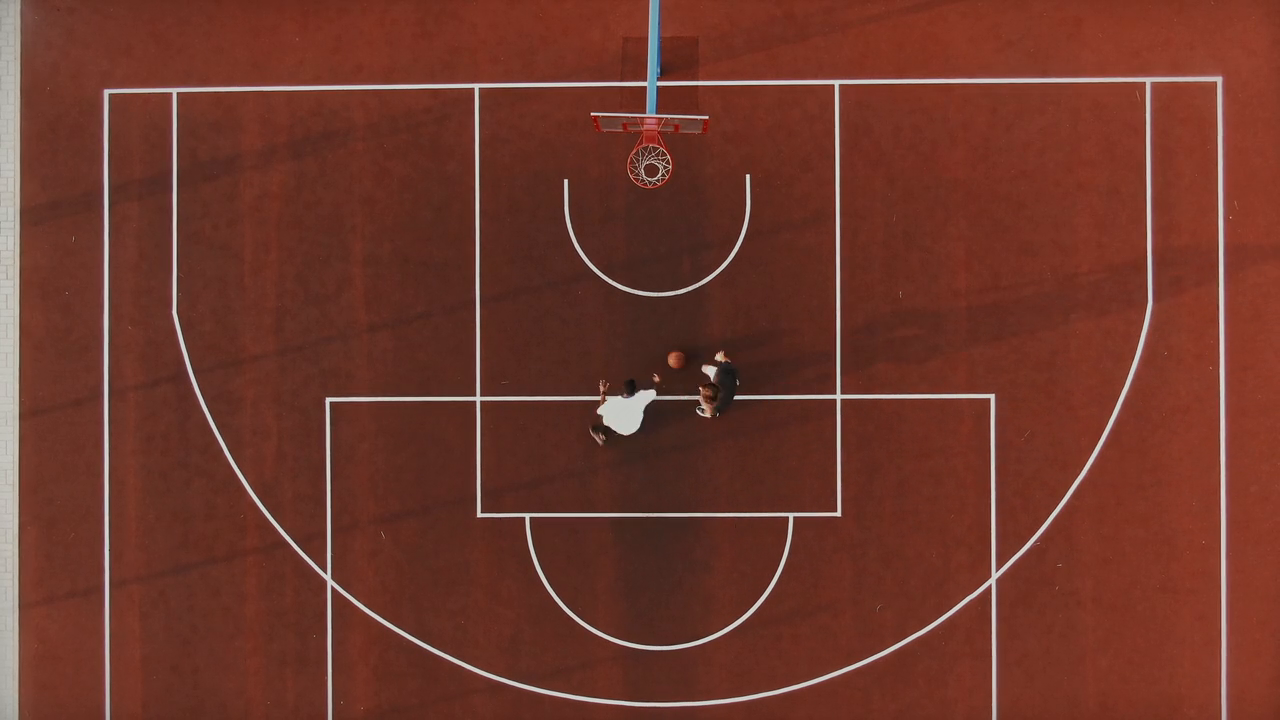
#> input picture frame 32 of filmy/2.mp4, 1280 x 720 px, given in place of 1.mp4, which was not available
$ jupyter execute 'wideo z hsv.ipynb'
#> lines starting #> are read from the running program, lines starting #| are printed output that depends on the picture; after the words box and inside, x2 and y2 are one past the last pixel; in counts of white or black regions, pixels touching at a corner belong together; pictures that were not available may be replaced by others from this repository, and a replacement may not be noted
[cell 1]
import cv2
import numpy as np
import os


cap = cv2.VideoCapture('filmy/1.mp4')

while(cap.isOpened()):
    ret, image = cap.read()  # Odczytaj ramkę z wideo
#> image is the input picture: shape (720, 1280, 3); mean B, G, R 43.3, 55.8, 111.4

    # Sprawdź czy ramka została poprawnie odczytana
    if ret:

        # Konwersja obrazu do przestrzeni barw HSV
        hsv = cv2.cvtColor(image, cv2.COLOR_BGR2HSV)
#> hsv: shape (720, 1280, 3); mean H, S, V 8.2, 161, 111.5

        # Definicja zakresu kolorów piłki w przestrzeni barw HSV
        lower_color = np.array([7, 170, 80])
        upper_color = np.array([12, 255, 200])

        # Wykrywanie pikseli odpowiadających kolorowi piłki
        mask = cv2.inRange(hsv, lower_color, upper_color)
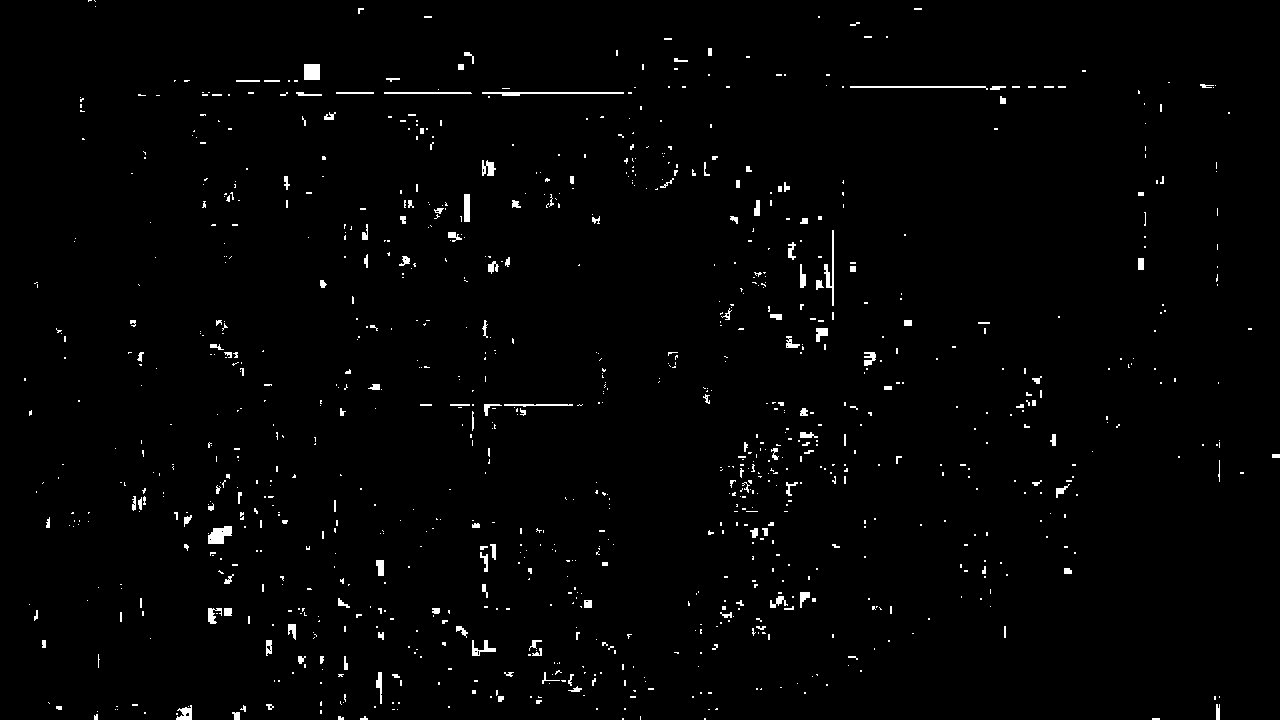
#> mask: shape (720, 1280); 1.5% white; 1006 white regions (828 under 20 px), largest, box (x1, y1, x2, y2) and area: (482, 92, 624, 96) 320, (208, 526, 232, 544) 305, (850, 86, 988, 90) 276
        # [6 lines of commented-out code are left out]
        mask = cv2.dilate(mask, None, iterations=3)
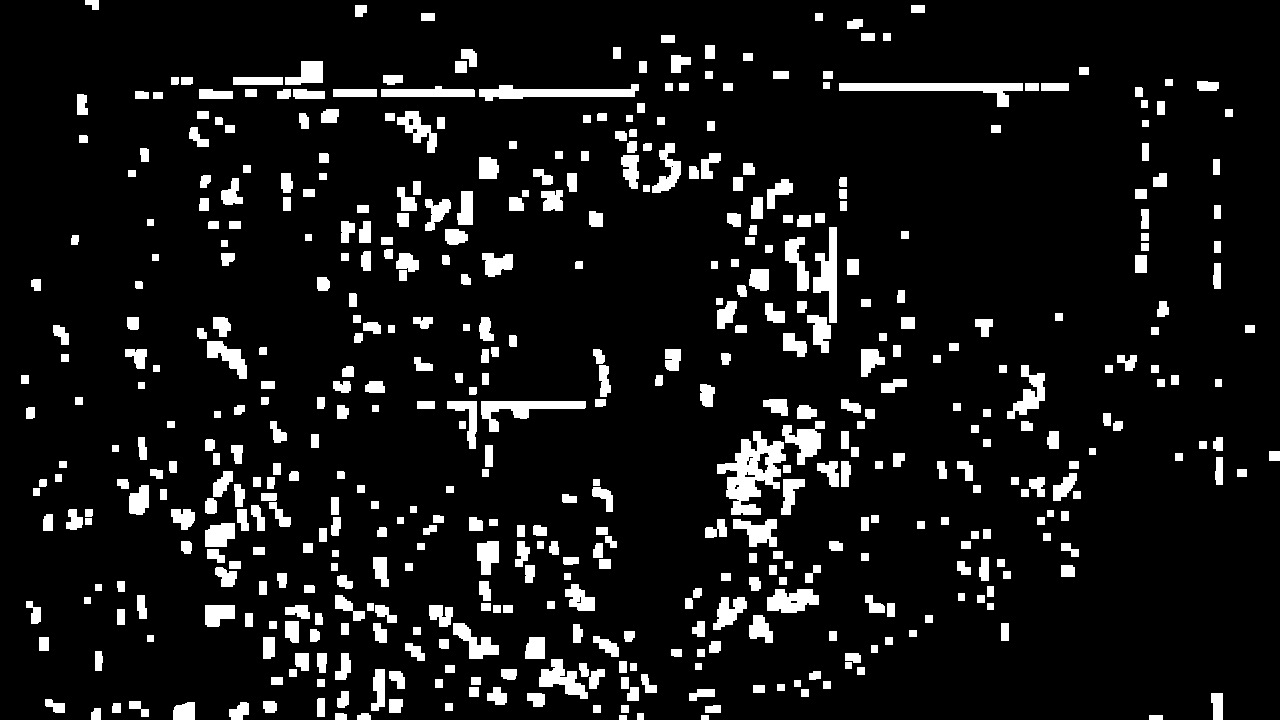
#> mask: shape (720, 1280); 9.2% white; 499 white regions, largest, box (x1, y1, x2, y2) and area: (717, 431, 786, 515) 2740, (839, 83, 1023, 107) 1672, (479, 84, 639, 101) 1432
        mask = cv2.erode(mask, None, iterations=2)
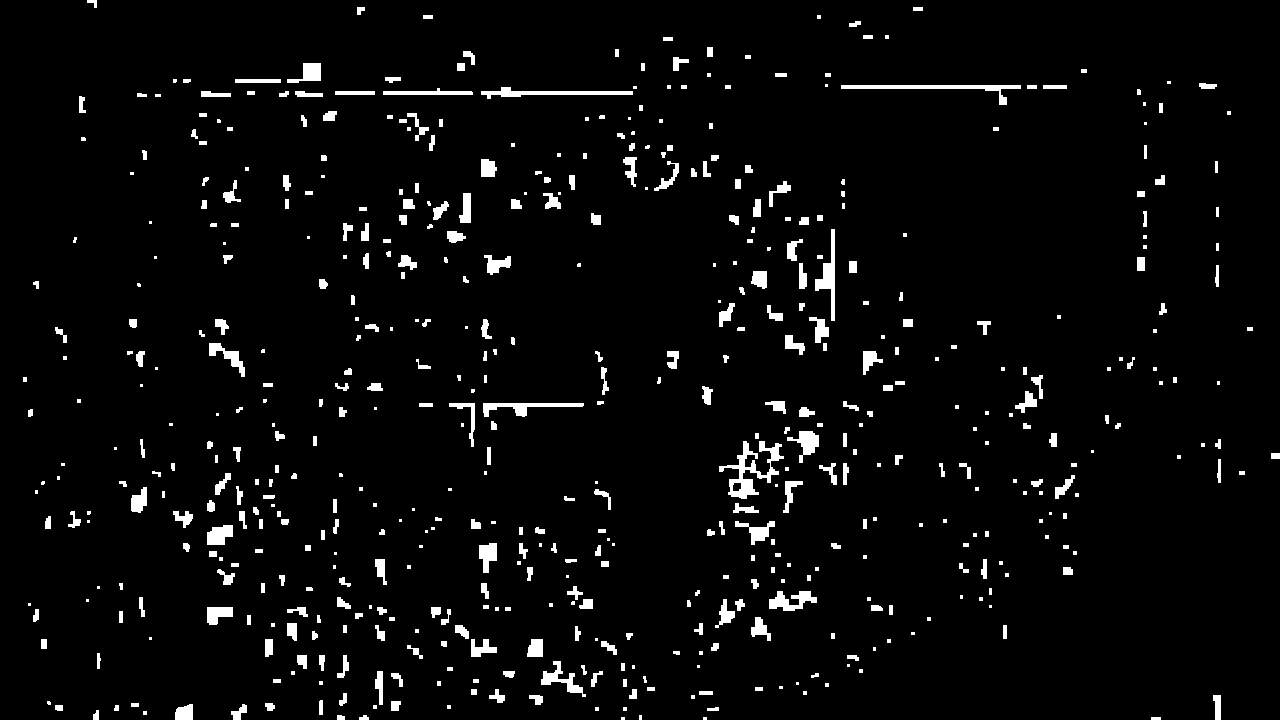
#> mask: shape (720, 1280); 3.9% white; 556 white regions (171 under 20 px)
        # mask = cv2.dilate(mask, kernel, iterations=1)
        # mask = cv2.Canny(mask, 50, 150)
        cv2.imshow("Image", mask)

        # Znalezienie konturów piłki
        contours, _ = cv2.findContours(mask.copy(), cv2.RETR_EXTERNAL, cv2.CHAIN_APPROX_SIMPLE)
#> contours = 556 contours, 262 with area under 20; largest, box (x1, y1, x2, y2) and area: (719, 441, 784, 499) 1046, (841, 85, 1021, 105) 630, (815, 229, 835, 321) 553, (481, 87, 633, 99) 542, (483, 403, 584, 417) 476

        # Rysowanie okręgów wokół wykrytych konturów
        for contour in contours:
            # Wykluczenie zbyt małych konturów
            if cv2.contourArea(contour) > 100:
                # Dopasowanie okręgu do konturu
                (x, y), radius = cv2.minEnclosingCircle(contour)
                center = (int(x), int(y))
                radius = int(radius)
                # Rysowanie okręgu
                cv2.circle(image, center, radius, (0, 255, 0), 2)
#> this loop made 556 passes
#> (x, y, radius, center) on passes 16, 17, 23, 47, 56, 70, 71, 72: (239.5, 712, 9, (239, 712)), (183.5, 711.5, 11, (183, 711)), (1216.5, 707, 12, (1216, 707)), (379.5, 687.5, 16, (379, 687)), (564.6, 682.6, 24, (564, 682)), (534.5, 647.5, 11, (534, 647)), (482.5, 647.5, 14, (482, 647)), (268.5, 647.5, 9, (268, 647))
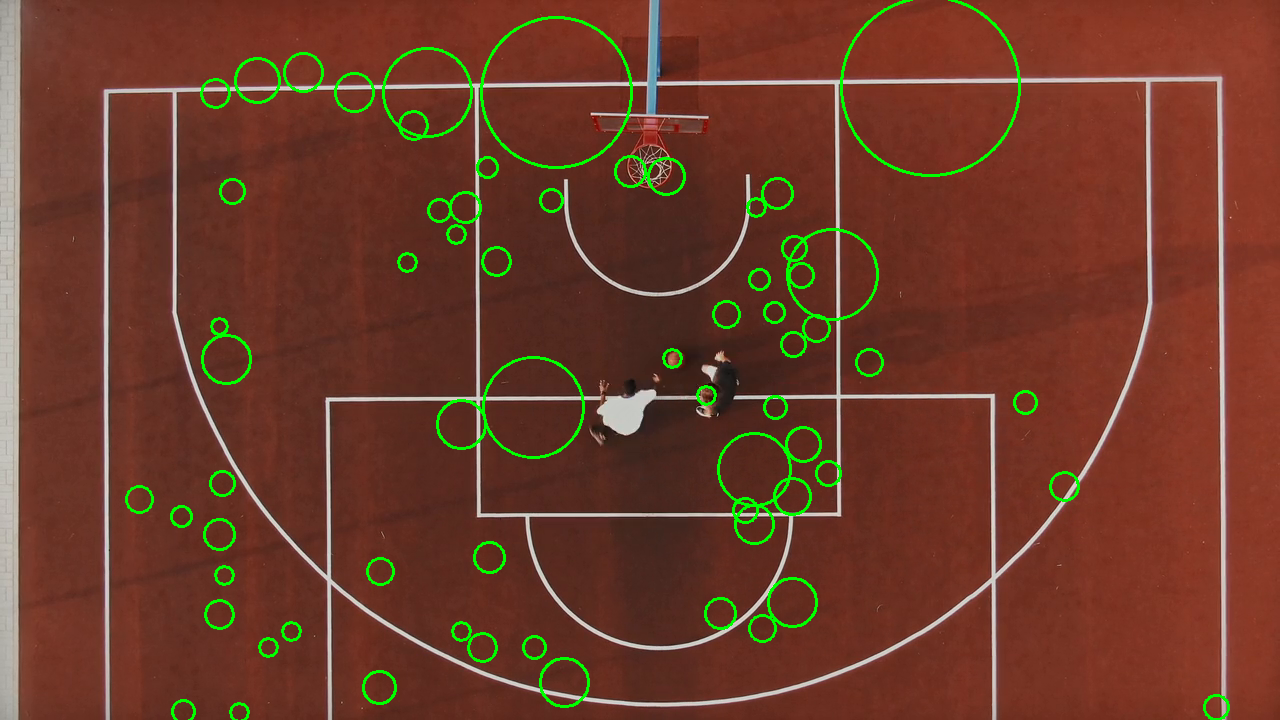
#> image: shape (720, 1280, 3); 2.26% of pixels changed, all inside (x1, y1, x2, y2) = (125, 0, 1230, 720)


        # Wyświetlenie obrazu z wykrytymi obiektami
        cv2.imshow("Image", image)

        # Sprawdź czy użytkownik nacisnął klawisz 'q', jeśli tak, przerwij pętlę
        if cv2.waitKey(25) & 0xFF == ord('q'):
#> (key q is pressed here)
            break
    else:
        break


cap.release()
cv2.destroyAllWindows()

$ run again, starting later in the video
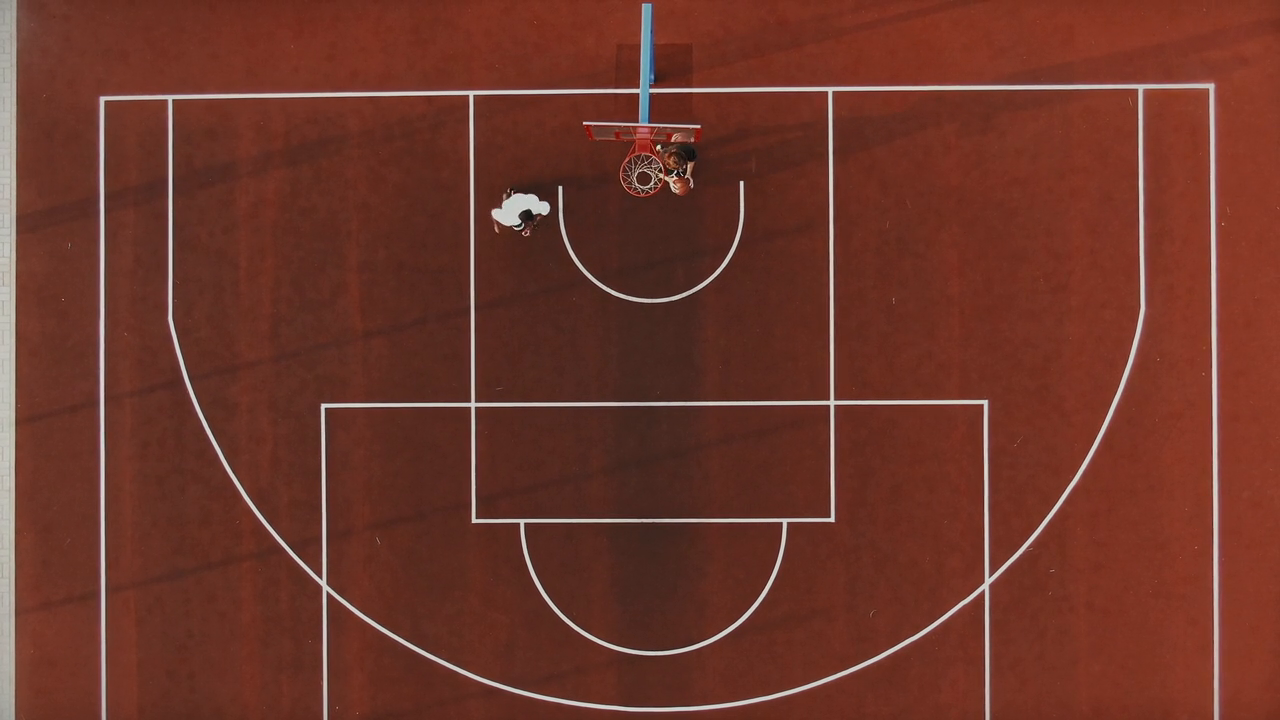
#> input picture frame 146 of filmy/2.mp4, 1280 x 720 px, given in place of 1.mp4, which was not available
#> image is the input picture: shape (720, 1280, 3); mean B, G, R 42, 54.6, 109.8
#> hsv: shape (720, 1280, 3); mean H, S, V 7.3, 162.1, 109.9
#> `mask = cv2.erode(mask, None, iterations=2)`:
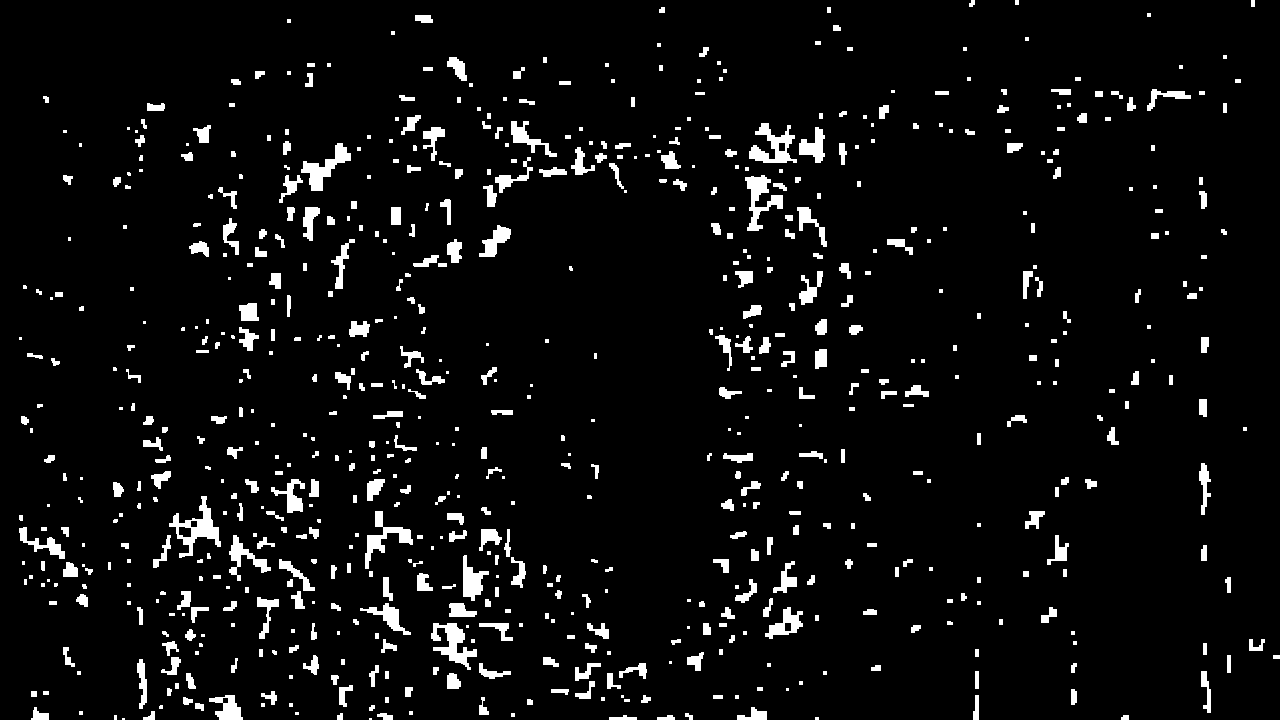
#> mask: shape (720, 1280); 5.4% white; 707 white regions (233 under 20 px)
#> contours = 707 contours, 349 with area under 20; largest, box (x1, y1, x2, y2) and area: (169, 496, 221, 558) 1050, (749, 123, 797, 163) 821, (431, 623, 477, 670) 784, (301, 143, 351, 191) 759, (745, 175, 783, 231) 740
#> the loop `for contour in contours:` made 707 passes
#> (x, y, radius, center) on passes 16, 17, 34, 44, 47, 51, 53, 63: (751.5, 715, 15, (751, 715)), (39.5, 714.8, 9, (39, 714)), (225.5, 708.5, 19, (225, 708)), (346.1, 694.9, 11, (346, 694)), (584.5, 688.5, 12, (584, 688)), (452.6, 681.1, 8, (452, 681)), (1205.5, 691.5, 20, (1205, 691)), (632.3, 670.5, 14, (632, 670))
#> after the loop `for contour in contours:`:
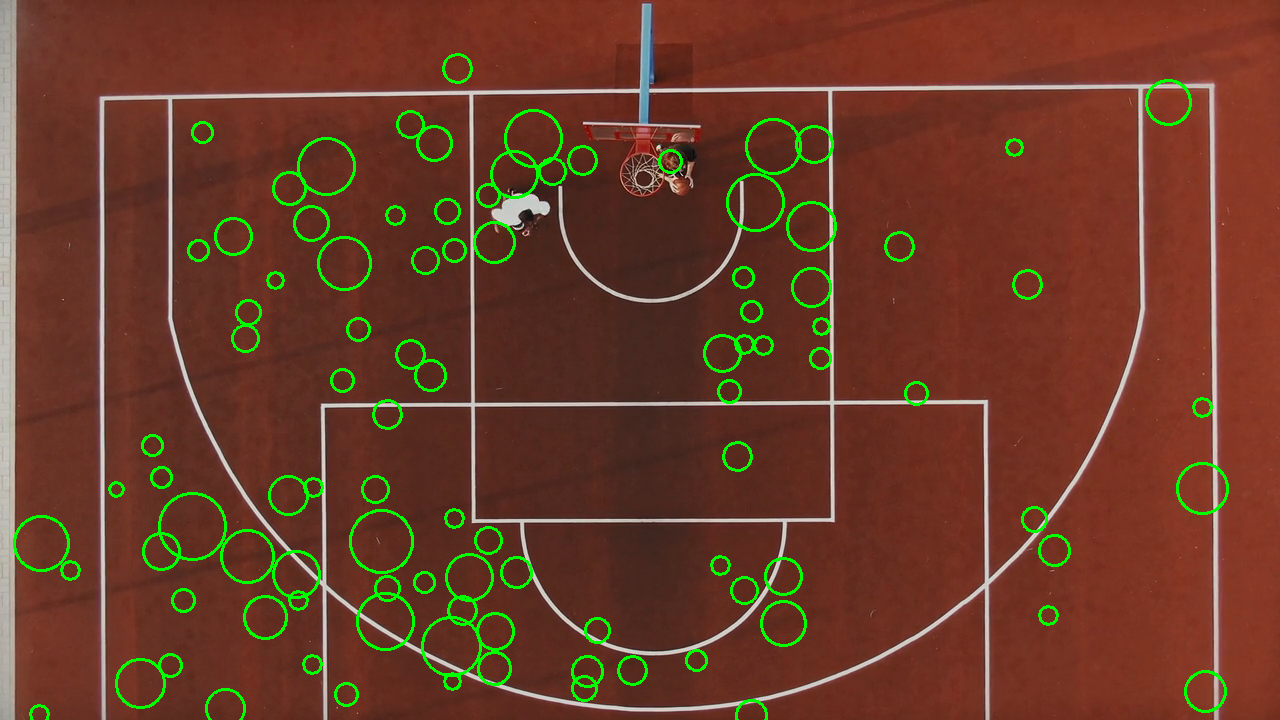
#> image: shape (720, 1280, 3); 2.99% of pixels changed, all inside (x1, y1, x2, y2) = (13, 53, 1229, 720)
